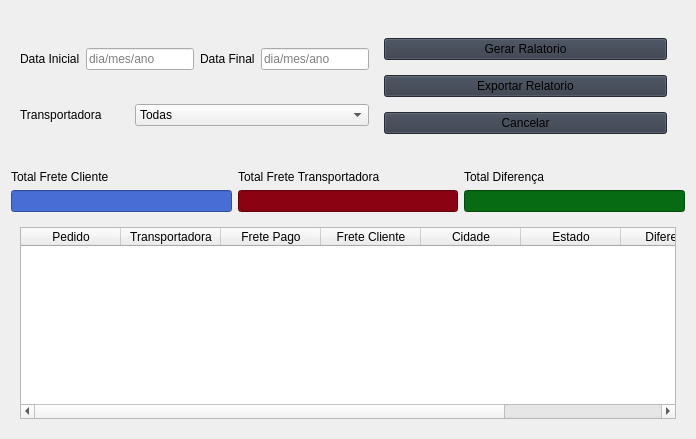
                     <widget class="QWidget" name="GerarRelatorio">
                      <layout class="QGridLayout" name="gridLayout_4">
                       <item row="0" column="0">
                        <widget class="QWidget" name="verticalWidget" native="true">
                         <property name="minimumSize">
                          <size>
                           <width>0</width>
                           <height>153</height>
                          </size>
                         </property>
                         <layout class="QHBoxLayout" name="horizontalLayout_41">
                          <item>
                           <layout class="QVBoxLayout" name="verticalLayout_52">
                            <item>
                             <layout class="QHBoxLayout" name="horizontalLayout_44">
                              <item>
                               <widget class="QLabel" name="label_44">
                                <property name="text">
                                 <string>Data Inicial</string>
                                </property>
                               </widget>
                              </item>
                              <item>
                               <widget class="QLineEdit" name="lineEdit_47">
                                <property name="inputMask">
                                 <string/>
                                </property>
                                <property name="text">
                                 <string/>
                                </property>
                                <property name="maxLength">
                                 <number>32768</number>
                                </property>
                                <property name="cursorPosition">
                                 <number>0</number>
                                </property>
                                <property name="placeholderText">
                                 <string>dia/mes/ano</string>
                                </property>
                               </widget>
                              </item>
                              <item>
                               <layout class="QHBoxLayout" name="horizontalLayout_42">
                                <item>
                                 <widget class="QLabel" name="label_45">
                                  <property name="text">
                                   <string>Data Final</string>
                                  </property>
                                 </widget>
                                </item>
                                <item>
                                 <widget class="QLineEdit" name="lineEdit_49">
                                  <property name="placeholderText">
                                   <string>dia/mes/ano</string>
                                  </property>
                                 </widget>
                                </item>
                               </layout>
                              </item>
                             </layout>
                            </item>
                            <item>
                             <layout class="QHBoxLayout" name="horizontalLayout_40">
                              <item>
                               <widget class="QLabel" name="label_46">
                                <property name="maximumSize">
                                 <size>
                                  <width>109</width>
                                  <height>16777215</height>
                                 </size>
                                </property>
                                <property name="text">
                                 <string>Transportadora</string>
                                </property>
                               </widget>
                              </item>
                              <item>
                               <widget class="QComboBox" name="comboBox">
                                <item>
                                 <property name="text">
                                  <string>Todas</string>
                                 </property>
                                </item>
                                <item>
                                 <property name="text">
                                  <string>Rodonaves</string>
                                 </property>
                                </item>
                                <item>
                                 <property name="text">
                                  <string>Alliex</string>
                                 </property>
                                </item>
                                <item>
                                 <property name="text">
                                  <string>Transreis</string>
                                 </property>
                                </item>
                                <item>
                                 <property name="text">
                                  <string>Mid</string>
                                 </property>
                                </item>
                                <item>
                                 <property name="text">
                                  <string>Direcional</string>
                                 </property>
                                </item>
                                <item>
                                 <property name="text">
                                  <string>Expresso São Miguel</string>
                                 </property>
                                </item>
                               </widget>
                              </item>
                             </layout>
                            </item>
                           </layout>
                          </item>
                          <item>
                           <widget class="QWidget" name="horizontalWidget" native="true">
                            <property name="minimumSize">
                             <size>
                              <width>301</width>
                              <height>0</height>
                             </size>
                            </property>
                            <layout class="QVBoxLayout" name="verticalLayout_50">
                             <item>
                              <widget class="QPushButton" name="pushButton_7">
                               <property name="styleSheet">
                                <string notr="true">background-color: rgb(52, 59, 72);</string>
                               </property>
                               <property name="text">
                                <string>Gerar Ralatorio</string>
                               </property>
                              </widget>
                             </item>
                             <item>
                              <widget class="QPushButton" name="pushButton_6">
                               <property name="styleSheet">
                                <string notr="true">background-color: rgb(52, 59, 72);</string>
                               </property>
                               <property name="text">
                                <string>Exportar Relatorio</string>
                               </property>
                              </widget>
                             </item>
                             <item>
                              <widget class="QPushButton" name="pushButton_8">
                               <property name="styleSheet">
                                <string notr="true">background-color: rgb(52, 59, 72);</string>
                               </property>
                               <property name="text">
                                <string>Cancelar</string>
                               </property>
                              </widget>
                             </item>
                            </layout>
                           </widget>
                          </item>
                         </layout>
                        </widget>
                       </item>
                       <item row="1" column="0">
                        <layout class="QHBoxLayout" name="horizontalLayout_39">
                         <item>
                          <layout class="QVBoxLayout" name="verticalLayout_53">
                           <item>
                            <widget class="QLabel" name="label_49">
                             <property name="text">
                              <string>Total Frete Cliente</string>
                             </property>
                            </widget>
                           </item>
                           <item>
                            <widget class="QLineEdit" name="lineEdit_48">
                             <property name="enabled">
                              <bool>false</bool>
                             </property>
                             <property name="styleSheet">
                              <string notr="true">background-color: rgb(72, 109, 213);</string>
                             </property>
                            </widget>
                           </item>
                          </layout>
                         </item>
                         <item>
                          <layout class="QVBoxLayout" name="verticalLayout_57">
                           <item>
                            <widget class="QLabel" name="label_50">
                             <property name="text">
                              <string>Total Frete Transportadora</string>
                             </property>
                            </widget>
                           </item>
                           <item>
                            <widget class="QLineEdit" name="lineEdit_52">
                             <property name="enabled">
                              <bool>false</bool>
                             </property>
                             <property name="styleSheet">
                              <string notr="true">background-color: rgb(139, 2, 18 );</string>
                             </property>
                            </widget>
                           </item>
                          </layout>
                         </item>
                         <item>
                          <layout class="QVBoxLayout" name="verticalLayout_56">
                           <item>
                            <widget class="QLabel" name="label_51">
                             <property name="text">
                              <string>Total Diferença</string>
                             </property>
                            </widget>
                           </item>
                           <item>
                            <widget class="QLineEdit" name="lineEdit_53">
                             <property name="enabled">
                              <bool>false</bool>
                             </property>
                             <property name="styleSheet">
                              <string notr="true">background-color: rgb(6, 107, 18);</string>
                             </property>
                            </widget>
                           </item>
                          </layout>
                         </item>
                        </layout>
                       </item>
                       <item row="2" column="0">
                        <widget class="QWidget" name="verticalWidget_2" native="true">
                         <property name="layoutDirection">
                          <enum>Qt::LeftToRight</enum>
                         </property>
                         <layout class="QGridLayout" name="gridLayout_5">
                          <item row="0" column="0">
                           <widget class="QTableWidget" name="tableWidget">
                            <property name="minimumSize">
                             <size>
                              <width>0</width>
                              <height>0</height>
                             </size>
                            </property>
                            <column>
                             <property name="text">
                              <string>Pedido</string>
                             </property>
                            </column>
                            <column>
                             <property name="text">
                              <string>Transportadora</string>
                             </property>
                            </column>
                            <column>
                             <property name="text">
                              <string>Frete Pago</string>
                             </property>
                            </column>
                            <column>
                             <property name="text">
                              <string>Frete Cliente</string>
                             </property>
                            </column>
                            <column>
                             <property name="text">
                              <string>Cidade</string>
                             </property>
                            </column>
                            <column>
                             <property name="text">
                              <string>Estado</string>
                             </property>
                            </column>
                            <column>
                             <property name="text">
                              <string>Diferença</string>
                             </property>
                            </column>
                            <column>
                             <property name="text">
                              <string>Data</string>
                             </property>
                            </column>
                           </widget>
                          </item>
                         </layout>
                        </widget>
                       </item>
                      </layout>
                     </widget>
